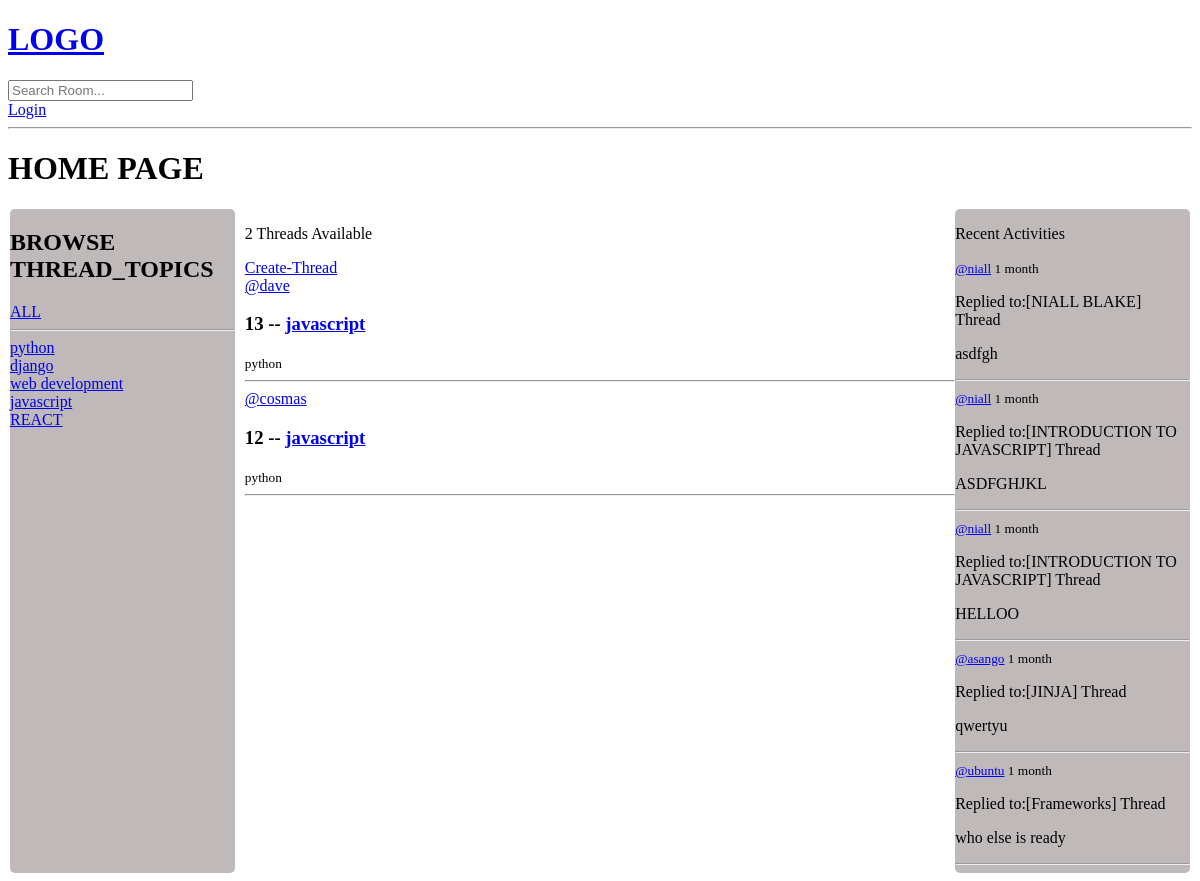
The page /?q=python on the database its author committed.
### webflow/models.py (models this page shows, shortened)
class Topic(models.Model):
    name = models.CharField(max_length=200) # the topic model has only one attribute 'name' (topic name).

class Room(models.Model):
    host = models.ForeignKey(User, on_delete=models.SET_NULL, null=True)
    topic = models.ForeignKey(Topic, on_delete=models.SET_NULL, null=True) #null=true allows this field to null in the db
    name = models.CharField(max_length=200)
    description = models.TextField(null=True, blank=True)
    participants = models.ManyToManyField(User, related_name='participants', blank=True)
    updated = models.DateTimeField(auto_now=True)
    created = models.DateTimeField(auto_now_add=True)
    class Meta:
        ordering = ['-updated', '-created'] #makes the last updated item to be first e.g last comments are always seem first above old ones
    def __str__(self):    #string representation of this room
        return self.name

class Message(models.Model):
    user = models.ForeignKey(User, on_delete=models.CASCADE)
    room = models.ForeignKey(Room, on_delete=models.CASCADE) #here we are just setting relationship#(Room is the parent name) this establishes the relationship in db and thats how we know is connected to what
    body = models.TextField()
    updated = models.DateTimeField(auto_now=True)
    created = models.DateTimeField(auto_now_add=True)
    def __str__(self):
        return self.body[0:50]   # [0:50]<== we only want th first 50 characters in our django admin

### webflow/views.py (the view)
# urls.py: 2. Add a URL to urlpatterns:  path('', views.home, name='home')
def home(request):
    q = request.GET.get('q') if request.GET.get('q') != None else  ''  #search by topic logic
    rooms = Room.objects.filter(
        Q(topic__name__contains=q) |    #  '|'==> means OR
        Q(name__icontains=q) |
        Q(description__icontains=q)
        )
    topics = Topic.objects.all()
    room_count = rooms.count()   # or in python we can use  room_count= rooms.len()
    room_messages = Message.objects.all().order_by('-created')
    context = {'rooms':rooms, 'topics': topics, 'room_count':room_count, 'room_messages': room_messages}  #   ==>   then we use the context variable to pass the list to the render method
    return render(request, 'webflow/home.html', context)

### webflow/templates/webflow/home.html (shortened to what this page needs)
{%extends 'main.html'%} {% block content %}
<h1>HOME PAGE</h1>
<div class="home-container">
    <div class="topics-section">
        <h2>BROWSE THREAD_TOPICS</h2>
        <div>
            <a href="{% url 'home' %}">ALL</a>
        </div>
        <hr> {% for topic in topics %}
        <div>
            <a href="{% url 'home' %}?q={{topic.name}}">{{topic.name}}</a>
        </div>
        {%endfor%}
    </div>
    <div class="available-room-section">
        <p>{{room_count}} Threads Available</p>
        <a href="{% url 'create-room' %}"> Create-Thread</a>
        <div>
            {% for room in rooms%}
            <div>
                <span> <a href="{% url 'user-profile' room.host.id %}">@{{room.host.username}}</a></span>
                <h3>{{room.id}} -- <a href="{% url 'room' room.id %}"> {{room.name}}</a></h3>
                <small>{{room.topic.name}}</small>
                <hr>
            </div>
            {%endfor%}
        </div>
    </div>
    <div class="activity">
        <p>Recent Activities</p>
        {% for message in room_messages %}
        <div>
            <small> <a href="{% url 'user-profile' message.user.id %}">  @{{message.user}}</a>  {{message.created |timesince}}</small>
            <p>Replied to:[{{message.room}}] Thread</p>
            <p>{{message}}</p>
            <hr>
        </div>
        {% endfor %}
    </div>
</div>
{% endblock content %}

### webflow/templates/webflow/home.html (style rules this page uses)
.home-container { display: grid; grid-template-columns: 1fr 3fr 1fr; }
.topics-section { margin-left: 2px; margin-right: 10px; background-color: rgb(192, 185, 185); border-radius: 5px; }
.activity { background-color: rgb(192, 185, 185); margin-right: 2px; border-radius: 5px; }

### rows shown on the page
Topic: name "python"
Topic: name "django"
Topic: name "web development"
Topic: name "javascript"
Topic: name "REACT"
Room: host.username "dave", id "13", name "javascript", topic.name "python"
Room: host.username "cosmas", id "12", name "javascript", topic.name "python"
Message: user "niall", created "1 month", room "NIALL BLAKE", body "asdfgh"
Message: user "niall", created "1 month", room "INTRODUCTION TO JAVASCRIPT", body "ASDFGHJKL"
Message: user "niall", created "1 month", room "INTRODUCTION TO JAVASCRIPT", body "HELLOO"
Message: user "asango", created "1 month", room "JINJA", body "qwertyu"
Message: user "ubuntu", created "1 month", room "Frameworks", body "who else is ready"

### other values the page prints
{{ room_count }} "2"
